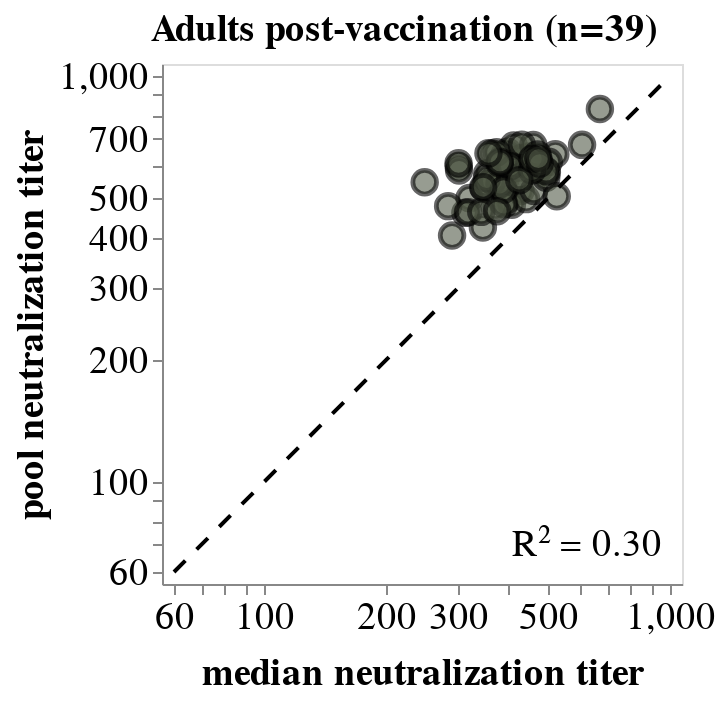

Notebook source saved alongside this figure:
### Code cell
# Get only pooled titers for children, adults pre, and children+adults pre
pooled_titers_no_vax = pooled_titers[~pooled_titers['virus'].isin(vaccine_strains_no_Massachusetts)]
subset_pools = ['PennPostVax']

# Initialize empty lists for correlation plots
corr_plots = []

subset = []
subset_corr_plots = []

# Initialize pool position counter
i=1

# Iterate through pools
for pool in subset_pools:

    # Get reduced dataframe
    pool_df = (pooled_titers_no_vax.query(f'serum == "{pool}_pool"'))
    # Make dataframe of relevant aggregated individuals
    individual_aggregate_titers_df = (pd.DataFrame(pooled_mean_median_dict
                                                   [pooledSerum_to_aggreagate_dict
                                                   [f'{pool}_pool']], 
                                                   columns = ['virus', 'amean', 'gmean', 'median']))
    # Merge dataframes
    data = (pool_df
            .merge(individual_aggregate_titers_df, on = 'virus')
            .rename(columns = {'titer': 'pooled_serum'}) # Make pooled sera titer name more informative
           )

    # Melt merged datframe for easier plotting
    melt_data = (pd.melt(data, id_vars = ['group', 'serum', 'virus'],
                         value_vars = ['pooled_serum', 'amean', 'gmean', 'median'],
                         var_name = 'aggregate_type',
                         value_name = 'titer'))

    # Define pretty titles
    pretty_title = 'Adults post-vaccination (n=39)'

    # Only concatenate the subset pools
    if pool in subset_pools:
    
        # Get correlation plot and save to list
        corr_plots.append(get_corr_plot_tidy(data, pretty_title, titer_range = [60, 1000], palette=['#515A47','#03cea4',])) # Custom titer range

        # Add to pool position counter
        i+=1


# Get corr plots
pretty_corr_plot = (alt.concat(*corr_plots, title = '', columns = 3, spacing=140).resolve_scale(
    y='shared',
    x='shared'))

# Save
outfile = os.path.join(resultsdir, 'post_vax_corr_plot.pdf')
pretty_corr_plot.save(outfile, dpi = 300)
pretty_corr_plot

### Figure 1 — Vega-Lite specification as saved in the notebook (floating-point values rounded to 4 significant figures)
{"config": {"view": {"continuousWidth": 300, "continuousHeight": 300}}, "concat": [{"concat": [{"layer": [{"data": {"name": "data-c8bdaf5d2929e13f2ac81ae7a6bb2c9c"}, "mark": {"type": "circle", "filled": true, "opacity": 0.6, "size": 140, "stroke": "black", "strokeWidth": 2.4}, "encoding": {"color": {"field": "serum", "legend": null, "scale": {"range": ["#515A47", "#03cea4"]}, "sort": ["Children"], "type": "nominal"}, "x": {"axis": {"grid": false, "labelFontSize": 19, "titleFontSize": 19, "titleY": 35}, "field": "median", "scale": {"nice": false, "padding": 6, "type": "log"}, "title": "median neutralization titer", "type": "quantitative"}, "y": {"axis": {"grid": false, "labelFontSize": 19, "titleFontSize": 19}, "field": "pooled_serum", "scale": {"nice": false, "padding": 6, "type": "log"}, "title": "pool neutralization titer", "type": "quantitative"}}}, {"data": {"name": "data-f06655d93f7fa7cee520c8bc0a443a1a"}, "mark": {"type": "line", "color": "black", "strokeDash": [8, 8]}, "encoding": {"x": {"field": "Goals Conceded", "type": "quantitative"}, "y": {"field": "Goals", "type": "quantitative"}}}, {"data": {"name": "data-7f12d2dae8999f6480eadb1d56bd0699"}, "mark": {"type": "text", "align": "right", "baseline": "bottom", "color": "black", "dx": 120, "dy": 120, "fontSize": 19}, "encoding": {"text": {"field": "r2_string", "type": "nominal"}}, "transform": [{"calculate": "\"R² = \" + format(datum.r2, \".2f\")", "as": "r2_string"}]}], "height": 260, "width": 260}], "columns": 3, "spacing": 10, "title": {"text": "Adults post-vaccination (n=39)", "align": "center", "anchor": "middle", "dx": 20, "fontSize": 19}}], "columns": 3, "resolve": {"scale": {"x": "shared", "y": "shared"}}, "spacing": 140, "title": "", "$schema": "https://vega.github.io/schema/vega-lite/v5.16.3.json", "datasets": {"data-c8bdaf5d2929e13f2ac81ae7a6bb2c9c": [{"group": "PooledSera", "serum": "PennPostVax_pool", "virus": "A/AbuDhabi/6753/2023", "pooled_serum": 559.1, "titer_bound": "interpolated", "titer_sem": 52.98, "n_replicates": 3, "titer_as": "midpoint", "amean": 646.5, "gmean": 376.2, "median": 393.7}, {"group": "PooledSera", "serum": "PennPostVax_pool", "virus": "A/Bangkok/P3599/2023", "pooled_serum": 599.0, "titer_bound": "interpolated", "titer_sem": 56.92, "n_replicates": 3, "titer_as": "midpoint", "amean": 682.3, "gmean": 460.2, "median": 453.6}, {"group": "PooledSera", "serum": "PennPostVax_pool", "virus": "A/Bangkok/P3755/2023", "pooled_serum": 500.3, "titer_bound": "interpolated", "titer_sem": 20.39, "n_replicates": 3, "titer_as": "midpoint", "amean": 438.9, "gmean": 299.2, "median": 320.8}, {"group": "PooledSera", "serum": "PennPostVax_pool", "virus": "A/Bhutan/0006/2023", "pooled_serum": 599.3, "titer_bound": "interpolated", "titer_sem": 53.84, "n_replicates": 3, "titer_as": "midpoint", "amean": 652.2, "gmean": 346.1, "median": 301.6}, {"group": "PooledSera", "serum": "PennPostVax_pool", "virus": "A/Bhutan/0845/2023", "pooled_serum": 644.3, "titer_bound": "interpolated", "titer_sem": 123.1, "n_replicates": 3, "titer_as": "midpoint", "amean": 577.1, "gmean": 372.2, "median": 363.7}, {"group": "PooledSera", "serum": "PennPostVax_pool", "virus": "A/Bhutan/FLU-BTG-00988/2022", "pooled_serum": 460.2, "titer_bound": "interpolated", "titer_sem": 35.48, "n_replicates": 3, "titer_as": "midpoint", "amean": 491.9, "gmean": 306.1, "median": 313.3}, {"group": "PooledSera", "serum": "PennPostVax_pool", "virus": "A/Brisbane/429/2023", "pooled_serum": 423.4, "titer_bound": "interpolated", "titer_sem": 60.91, "n_replicates": 3, "titer_as": "midpoint", "amean": 545.8, "gmean": 390.3, "median": 346.0}, {"group": "PooledSera", "serum": "PennPostVax_pool", "virus": "A/Busan/1301/2023", "pooled_serum": 585.4, "titer_bound": "interpolated", "titer_sem": 57.52, "n_replicates": 3, "titer_as": "midpoint", "amean": 565.9, "gmean": 371.7, "median": 302.3}, {"group": "PooledSera", "serum": "PennPostVax_pool", "virus": "A/California/81/2023", "pooled_serum": 651.1, "titer_bound": "interpolated", "titer_sem": 28.62, "n_replicates": 3, "titer_as": "midpoint", "amean": 644.6, "gmean": 424.2, "median": 398.1}, {"group": "PooledSera", "serum": "PennPostVax_pool", "virus": "A/Catalonia/2041146NS/2023", "pooled_serum": 478.0, "titer_bound": "interpolated", "titer_sem": 11.37, "n_replicates": 3, "titer_as": "midpoint", "amean": 438.9, "gmean": 282.9, "median": 284.1}, {"group": "PooledSera", "serum": "PennPostVax_pool", "virus": "A/Catalonia/NSVH102124476/2023", "pooled_serum": 461.9, "titer_bound": "interpolated", "titer_sem": 48.09, "n_replicates": 3, "titer_as": "midpoint", "amean": 502.4, "gmean": 337.5, "median": 318.3}, {"group": "PooledSera", "serum": "PennPostVax_pool", "virus": "A/Chipata/15-NIC-001/2023", "pooled_serum": 579.7, "titer_bound": "interpolated", "titer_sem": 36.18, "n_replicates": 3, "titer_as": "midpoint", "amean": 692.7, "gmean": 488.9, "median": 497.4}, {"group": "PooledSera", "serum": "PennPostVax_pool", "virus": "A/EHIME/50/2023", "pooled_serum": 639.7, "titer_bound": "interpolated", "titer_sem": 35.38, "n_replicates": 3, "titer_as": "midpoint", "amean": 687.8, "gmean": 404.5, "median": 391.1}, {"group": "PooledSera", "serum": "PennPostVax_pool", "virus": "A/Finland/391/2023", "pooled_serum": 496.1, "titer_bound": "interpolated", "titer_sem": 42.16, "n_replicates": 3, "titer_as": "midpoint", "amean": 538.1, "gmean": 400.5, "median": 396.8}, {"group": "PooledSera", "serum": "PennPostVax_pool", "virus": "A/Finland/399/2023", "pooled_serum": 609.7, "titer_bound": "interpolated", "titer_sem": 28.43, "n_replicates": 3, "titer_as": "midpoint", "amean": 601.8, "gmean": 349.8, "median": 301.4}, {"group": "PooledSera", "serum": "PennPostVax_pool", "virus": "A/Georgia/40/2023", "pooled_serum": 544.9, "titer_bound": "interpolated", "titer_sem": 27.29, "n_replicates": 3, "titer_as": "midpoint", "amean": 638.9, "gmean": 402.4, "median": 384.8}, {"group": "PooledSera", "serum": "PennPostVax_pool", "virus": "A/Guangdong-Futian/1980/2023", "pooled_serum": 641.7, "titer_bound": "interpolated", "titer_sem": 40.3, "n_replicates": 3, "titer_as": "midpoint", "amean": 723.0, "gmean": 515.8, "median": 521.8}, {"group": "PooledSera", "serum": "PennPostVax_pool", "virus": "A/Jeju/1047/2023", "pooled_serum": 609.4, "titer_bound": "interpolated", "titer_sem": 22.93, "n_replicates": 3, "titer_as": "midpoint", "amean": 772.7, "gmean": 503.8, "median": 425.9}, {"group": "PooledSera", "serum": "PennPostVax_pool", "virus": "A/KANAGAWA/AC2316/2023", "pooled_serum": 520.8, "titer_bound": "interpolated", "titer_sem": 47.91, "n_replicates": 3, "titer_as": "midpoint", "amean": 593.8, "gmean": 432.6, "median": 428.3}, {"group": "PooledSera", "serum": "PennPostVax_pool", "virus": "A/KANAGAWA/IC2239/2023", "pooled_serum": 607.3, "titer_bound": "interpolated", "titer_sem": 49.31, "n_replicates": 3, "titer_as": "midpoint", "amean": 512.1, "gmean": 374.6, "median": 396.7}, {"group": "PooledSera", "serum": "PennPostVax_pool", "virus": "A/Krabi/THIS050/2023", "pooled_serum": 482.0, "titer_bound": "interpolated", "titer_sem": 25.34, "n_replicates": 3, "titer_as": "midpoint", "amean": 541.7, "gmean": 365.3, "median": 407.8}, {"group": "PooledSera", "serum": "PennPostVax_pool", "virus": "A/Luga/RII-11393S/2023", "pooled_serum": 575.8, "titer_bound": "interpolated", "titer_sem": 46.22, "n_replicates": 3, "titer_as": "midpoint", "amean": 498.6, "gmean": 319.8, "median": 354.8}, {"group": "PooledSera", "serum": "PennPostVax_pool", "virus": "A/Malaysia/IMR-SARI1989/2023", "pooled_serum": 633.1, "titer_bound": "interpolated", "titer_sem": 59.73, "n_replicates": 3, "titer_as": "midpoint", "amean": 675.4, "gmean": 462.6, "median": 449.7}, {"group": "PooledSera", "serum": "PennPostVax_pool", "virus": "A/Maldives/852/2023", "pooled_serum": 628.1, "titer_bound": "interpolated", "titer_sem": 52.04, "n_replicates": 3, "titer_as": "midpoint", "amean": 695.5, "gmean": 440.3, "median": 430.7}, {"group": "PooledSera", "serum": "PennPostVax_pool", "virus": "A/Massachusetts/18/2022", "pooled_serum": 497.5, "titer_bound": "interpolated", "titer_sem": 25.18, "n_replicates": 3, "titer_as": "midpoint", "amean": 696.7, "gmean": 470.9, "median": 442.2}, {"group": "PooledSera", "serum": "PennPostVax_pool", "virus": "A/Netherlands/01685/2023", "pooled_serum": 588.1, "titer_bound": "interpolated", "titer_sem": 15.42, "n_replicates": 3, "titer_as": "midpoint", "amean": 684.7, "gmean": 475.0, "median": 475.9}, {"group": "PooledSera", "serum": "PennPostVax_pool", "virus": "A/Netherlands/01693/2023", "pooled_serum": 529.3, "titer_bound": "interpolated", "titer_sem": 70.62, "n_replicates": 3, "titer_as": "midpoint", "amean": 580.7, "gmean": 378.6, "median": 347.8}, {"group": "PooledSera", "serum": "PennPostVax_pool", "virus": "A/Netherlands/01760/2023", "pooled_serum": 673.8, "titer_bound": "interpolated", "titer_sem": 2.263, "n_replicates": 3, "titer_as": "midpoint", "amean": 672.4, "gmean": 421.9, "median": 412.1}, {"group": "PooledSera", "serum": "PennPostVax_pool", "virus": "A/Oman/3011/2023", "pooled_serum": 564.6, "titer_bound": "interpolated", "titer_sem": 37.55, "n_replicates": 3, "titer_as": "midpoint", "amean": 638.7, "gmean": 419.9, "median": 428.2}, {"group": "PooledSera", "serum": "PennPostVax_pool", "virus": "A/Ontario/RV00796/2023", "pooled_serum": 541.8, "titer_bound": "interpolated", "titer_sem": 50.36, "n_replicates": 3, "titer_as": "midpoint", "amean": 548.8, "gmean": 338.6, "median": 353.3}, {"group": "PooledSera", "serum": "PennPostVax_pool", "virus": "A/Romania/543634/2022", "pooled_serum": 675.8, "titer_bound": "interpolated", "titer_sem": 35.9, "n_replicates": 3, "titer_as": "midpoint", "amean": 793.1, "gmean": 534.4, "median": 460.5}, {"group": "PooledSera", "serum": "PennPostVax_pool", "virus": "A/SENDAI/45/2023", "pooled_serum": 551.3, "titer_bound": "interpolated", "titer_sem": 22.77, "n_replicates": 3, "titer_as": "midpoint", "amean": 562.8, "gmean": 374.6, "median": 365.1}, {"group": "PooledSera", "serum": "PennPostVax_pool", "virus": "A/SOUTHAFRICA/R07876/202023", "pooled_serum": 605.3, "titer_bound": "interpolated", "titer_sem": 8.812, "n_replicates": 3, "titer_as": "midpoint", "amean": 691.7, "gmean": 477.4, "median": 449.4}, {"group": "PooledSera", "serum": "PennPostVax_pool", "virus": "A/Saint-Petersburg/RII-166/2023", "pooled_serum": 476.3, "titer_bound": "interpolated", "titer_sem": 44.32, "n_replicates": 3, "titer_as": "midpoint", "amean": 547.8, "gmean": 366.8, "median": 369.8}, {"group": "PooledSera", "serum": "PennPostVax_pool", "virus": "A/SamutSongkhram/THIS061/2023", "pooled_serum": 521.3, "titer_bound": "interpolated", "titer_sem": 19.96, "n_replicates": 3, "titer_as": "midpoint", "amean": 686.3, "gmean": 479.7, "median": 462.1}, {"group": "PooledSera", "serum": "PennPostVax_pool", "virus": "A/Saskatchewan/SKFLU317847/2023", "pooled_serum": 483.3, "titer_bound": "interpolated", "titer_sem": 10.64, "n_replicates": 3, "titer_as": "midpoint", "amean": 573.6, "gmean": 372.1, "median": 390.4}, {"group": "PooledSera", "serum": "PennPostVax_pool", "virus": "A/Schleswig-Holstein/4/2023", "pooled_serum": 677.0, "titer_bound": "interpolated", "titer_sem": 16.73, "n_replicates": 3, "titer_as": "midpoint", "amean": 732.9, "gmean": 504.7, "median": 431.6}, {"group": "PooledSera", "serum": "PennPostVax_pool", "virus": "A/Solwezi/13-NIC-001/2023", "pooled_serum": 541.4, "titer_bound": "interpolated", "titer_sem": 42.37, "n_replicates": 3, "titer_as": "midpoint", "amean": 597.3, "gmean": 351.7, "median": 380.2}, {"group": "PooledSera", "serum": "PennPostVax_pool", "virus": "A/SouthAfrica/K056863/2023", "pooled_serum": 614.6, "titer_bound": "interpolated", "titer_sem": 63.75, "n_replicates": 3, "titer_as": "midpoint", "amean": 773.8, "gmean": 507.9, "median": 502.9}, {"group": "PooledSera", "serum": "PennPostVax_pool", "virus": "A/SouthAfrica/K056872/2023", "pooled_serum": 599.6, "titer_bound": "interpolated", "titer_sem": 124.3, "n_replicates": 3, "titer_as": "midpoint", "amean": 603.6, "gmean": 431.6, "median": 404.4}, {"group": "PooledSera", "serum": "PennPostVax_pool", "virus": "A/SouthAfrica/PET28931/2023", "pooled_serum": 561.4, "titer_bound": "interpolated", "titer_sem": 29.96, "n_replicates": 3, "titer_as": "midpoint", "amean": 661.2, "gmean": 475.9, "median": 495.5}, {"group": "PooledSera", "serum": "PennPostVax_pool", "virus": "A/SouthAfrica/R05384/2023", "pooled_serum": 559.2, "titer_bound": "interpolated", "titer_sem": 55.97, "n_replicates": 3, "titer_as": "midpoint", "amean": 644.0, "gmean": 372.0, "median": 353.8}, {"group": "PooledSera", "serum": "PennPostVax_pool", "virus": "A/SouthAfrica/R05510/2023", "pooled_serum": 829.2, "titer_bound": "interpolated", "titer_sem": 36.48, "n_replicates": 3, "titer_as": "midpoint", "amean": 954.0, "gmean": 729.5, "median": 671.9}, {"group": "PooledSera", "serum": "PennPostVax_pool", "virus": "A/SouthAfrica/R06240/2023", "pooled_serum": 505.4, "titer_bound": "interpolated", "titer_sem": 65.91, "n_replicates": 3, "titer_as": "midpoint", "amean": 750.9, "gmean": 529.2, "median": 526.1}, {"group": "PooledSera", "serum": "PennPostVax_pool", "virus": "A/SouthAfrica/R06359/2023", "pooled_serum": 462.8, "titer_bound": "interpolated", "titer_sem": 18.11, "n_replicates": 3, "titer_as": "midpoint", "amean": 511.4, "gmean": 368.2, "median": 342.8}, {"group": "PooledSera", "serum": "PennPostVax_pool", "virus": "A/SouthAfrica/R06477/2023", "pooled_serum": 583.1, "titer_bound": "interpolated", "titer_sem": 79.2, "n_replicates": 3, "titer_as": "midpoint", "amean": 719.0, "gmean": 496.8, "median": 495.5}, {"group": "PooledSera", "serum": "PennPostVax_pool", "virus": "A/SouthAfrica/R06506/2023", "pooled_serum": 648.5, "titer_bound": "interpolated", "titer_sem": 26.62, "n_replicates": 3, "titer_as": "midpoint", "amean": 652.9, "gmean": 420.0, "median": 373.9}, {"group": "PooledSera", "serum": "PennPostVax_pool", "virus": "A/SouthAfrica/R07073/2023", "pooled_serum": 609.7, "titer_bound": "interpolated", "titer_sem": 11.4, "n_replicates": 3, "titer_as": "midpoint", "amean": 652.0, "gmean": 431.7, "median": 380.3}, {"group": "PooledSera", "serum": "PennPostVax_pool", "virus": "A/SouthAfrica/R07188/2023", "pooled_serum": 584.9, "titer_bound": "interpolated", "titer_sem": 81.64, "n_replicates": 3, "titer_as": "midpoint", "amean": 693.4, "gmean": 457.3, "median": 457.0}, {"group": "PooledSera", "serum": "PennPostVax_pool", "virus": "A/SouthDakota/22/2023", "pooled_serum": 524.5, "titer_bound": "interpolated", "titer_sem": 63.34, "n_replicates": 3, "titer_as": "midpoint", "amean": 654.1, "gmean": 399.0, "median": 389.1}, {"group": "PooledSera", "serum": "PennPostVax_pool", "virus": "A/SouthSudan/631/2023", "pooled_serum": 547.5, "titer_bound": "interpolated", "titer_sem": 48.38, "n_replicates": 3, "titer_as": "midpoint", "amean": 538.3, "gmean": 305.3, "median": 248.7}, {"group": "PooledSera", "serum": "PennPostVax_pool", "virus": "A/SouthSudan/642/2023", "pooled_serum": 404.6, "titer_bound": "interpolated", "titer_sem": 22.19, "n_replicates": 3, "titer_as": "midpoint", "amean": 542.9, "gmean": 295.7, "median": 290.5}, {"group": "PooledSera", "serum": "PennPostVax_pool", "virus": "A/SuratThani/P152/2023", "pooled_serum": 640.9, "titer_bound": "interpolated", "titer_sem": 19.29, "n_replicates": 3, "titer_as": "midpoint", "amean": 763.7, "gmean": 510.4, "median": 471.4}, {"group": "PooledSera", "serum": "PennPostVax_pool", "virus": "A/Sydney/332/2023", "pooled_serum": 614.9, "titer_bound": "interpolated", "titer_sem": 43.63, "n_replicates": 3, "titer_as": "midpoint", "amean": 649.4, "gmean": 408.0, "median": 381.2}, {"group": "PooledSera", "serum": "PennPostVax_pool", "virus": "A/Sydney/710/2023", "pooled_serum": 532.2, "titer_bound": "interpolated", "titer_sem": 57.87, "n_replicates": 3, "titer_as": "midpoint", "amean": 561.2, "gmean": 352.9, "median": 346.5}, {"group": "PooledSera", "serum": "PennPostVax_pool", "virus": "A/Sydney/715/2023", "pooled_serum": 553.9, "titer_bound": "interpolated", "titer_sem": 27.3, "n_replicates": 3, "titer_as": "midpoint", "amean": 708.7, "gmean": 470.9, "median": 425.5}, {"group": "PooledSera", "serum": "PennPostVax_pool", "virus": "A/Sydney/749/2023", "pooled_serum": 676.8, "titer_bound": "interpolated", "titer_sem": 49.47, "n_replicates": 3, "titer_as": "midpoint", "amean": 851.6, "gmean": 611.1, "median": 607.3}, {"group": "PooledSera", "serum": "PennPostVax_pool", "virus": "A/TECPAN/017FLU/2023", "pooled_serum": 464.5, "titer_bound": "interpolated", "titer_sem": 78.56, "n_replicates": 3, "titer_as": "midpoint", "amean": 593.8, "gmean": 383.2, "median": 375.2}, {"group": "PooledSera", "serum": "PennPostVax_pool", "virus": "A/Townsville/68/2023", "pooled_serum": 625.2, "titer_bound": "interpolated", "titer_sem": 34.07, "n_replicates": 3, "titer_as": "midpoint", "amean": 679.3, "gmean": 470.1, "median": 458.0}, {"group": "PooledSera", "serum": "PennPostVax_pool", "virus": "A/Victoria/1033/2023", "pooled_serum": 608.4, "titer_bound": "interpolated", "titer_sem": 87.99, "n_replicates": 3, "titer_as": "midpoint", "amean": 631.9, "gmean": 447.1, "median": 477.4}, {"group": "PooledSera", "serum": "PennPostVax_pool", "virus": "A/Wisconsin/27/2023", "pooled_serum": 625.9, "titer_bound": "interpolated", "titer_sem": 32.54, "n_replicates": 3, "titer_as": "midpoint", "amean": 724.5, "gmean": 484.7, "median": 474.0}, {"group": "PooledSera", "serum": "PennPostVax_pool", "virus": "A/YAMAGATA/98/2023", "pooled_serum": 644.9, "titer_bound": "interpolated", "titer_sem": 59.56, "n_replicates": 3, "titer_as": "midpoint", "amean": 542.0, "gmean": 354.8, "median": 357.1}], "data-f06655d93f7fa7cee520c8bc0a443a1a": [{"Goals Conceded": 60, "Goals": 60}, {"Goals Conceded": 1000, "Goals": 1000}], "data-7f12d2dae8999f6480eadb1d56bd0699": [{"r2": "0.30"}]}}
